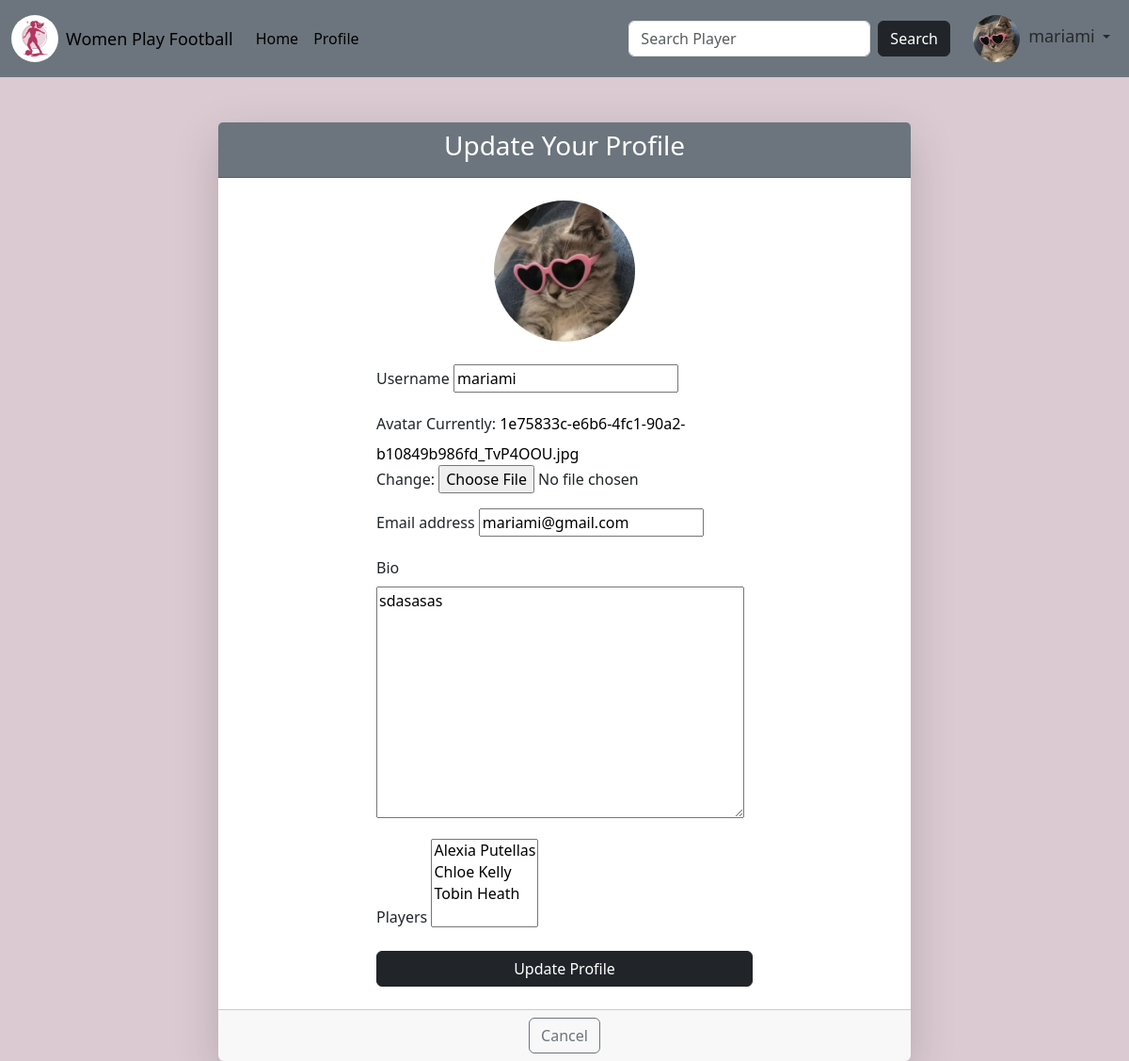
Page /update_user/ (signed in) on the earlier database version.
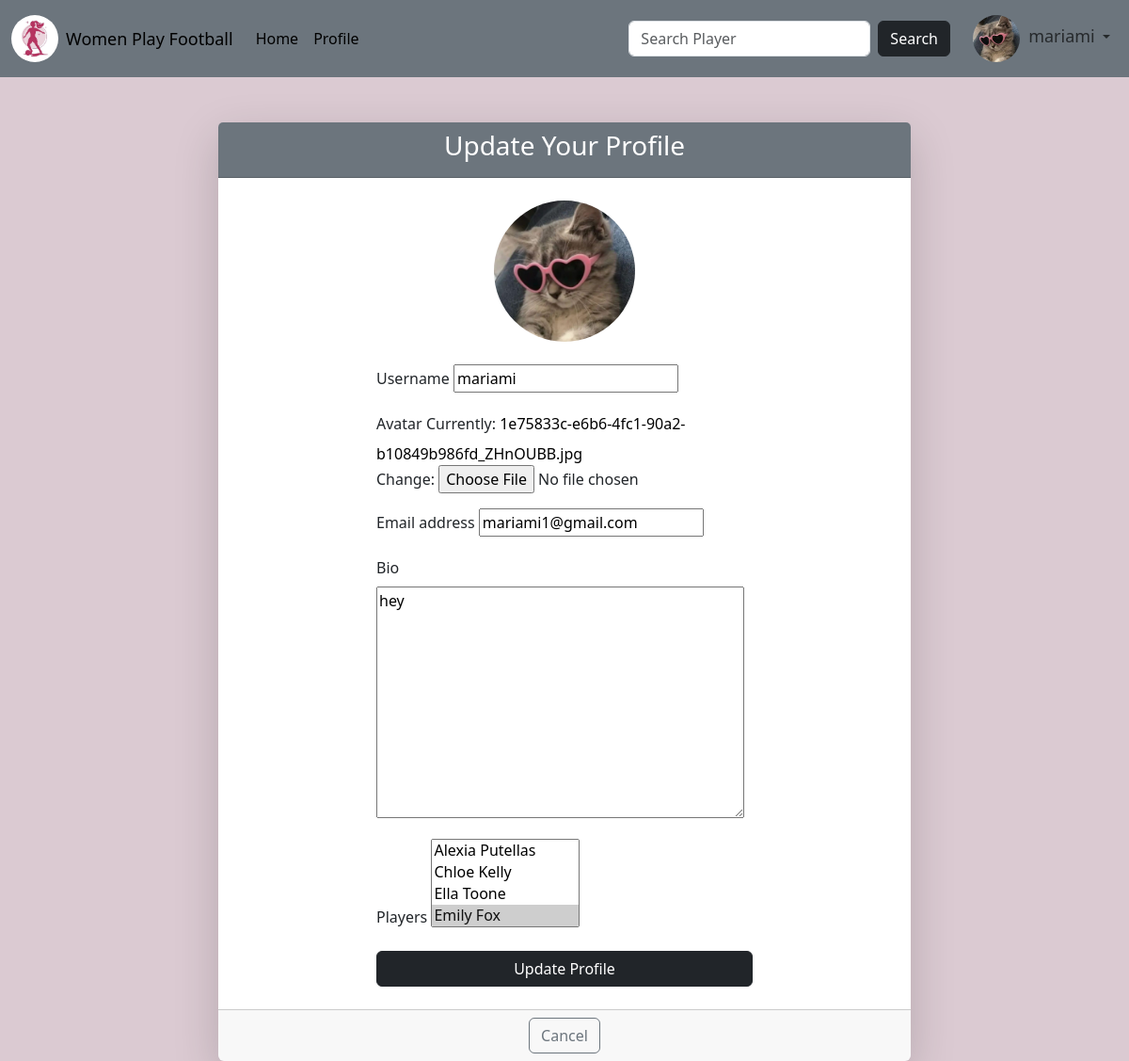
Same page on the later database version.
### base/models.py (models this page shows)
class User(AbstractUser):
        players = models.ManyToManyField(Player, blank=True, related_name="users")
        bio = models.TextField(null=True)
        avatar = models.ImageField(null=True, default='default.jpg')

### base/views.py (the view)
# urls.py: path('update_user/', views.update_user, name='update_user'),
@login_required(login_url='login')
def update_user(request):
    user= request.user
    form= UserForm(instance=user)
    if request.method == 'POST':
        form = UserForm(request.POST, request.FILES, instance=user)
        if form.is_valid():
            form.save()
            return redirect('profile', user.id )
    return render(request, 'base/update_user.html',{'form':form})

### base/forms.py
class UserForm(ModelForm):
    class Meta:
        model = User
        fields = ['username', 'avatar', 'email', 'bio', 'players']

### base/models.py (called while the page is built)
        def __str__(self):
                return f"{self.first_name}  {self.last_name}"

### base/templates/base/update_user.html (shortened to what this page needs)
{% extends 'main.html' %}
{% block content %}
<div class="container mt-5">
    <div class="row justify-content-center">
        <div class="col-md-8">
            <div class="card shadow-lg border-0 rounded-lg">
                <div class="card-header bg-secondary text-white text-center">
                    <h3>Update Your Profile</h3>
                </div>
                <div class="card-body d-flex flex-column align-items-center p-4">
                    <img src="{{ user.avatar.url }}" alt="Current Avatar" class="rounded-circle mb-4" width="150" height="150">
                    <form method="POST" action="" enctype="multipart/form-data" style="width: 100%; max-width: 400px;">
                        {% for field in form %}
                            <div class="form-group mb-3">
                                <label for="{{ field.id_for_label }}" class="form-label">
                                    {{ field.label }}
                                </label>
                                {{ field }}
                            </div>
                        {% endfor %}
                        <div class="d-grid">
                            <button class="btn btn-dark btn-block" type="submit">Update Profile</button>
                        </div>
                    </form>
                </div>
                <div class="card-footer text-center">
                    <a href="{{ request.META.HTTP_REFERER }}" class="btn btn-outline-secondary">Cancel</a>
                </div>
            </div>
        </div>
    </div>
</div>
{% endblock %}

### templates/main.html (shortened to what this page needs)
<!DOCTYPE html>
<html lang="en">
    <head>
           {% load static %}
        <link href="https://cdn.jsdelivr.net/npm/bootstrap@5.3.3/dist/css/bootstrap.min.css" rel="stylesheet">
        <link href="{% static 'styles/styles.css' %}" rel="stylesheet">
    </head>
    <body>
    {% include 'navbar.html' %}
    {% block content %}
    {% endblock %}
    </body>
</html>

### templates/navbar.html (shortened to what this page needs)
{% load static %}
<nav class="navbar navbar-expand-lg bg-secondary">
  <div class="container-fluid">
    <a class="navbar-brand d-flex align-items-center" href="{% url 'home' %}">
      <img src="{% static 'files/Logo.jpg' %}" alt="Logo" width="50" height="50" class="d-inline-block align-text-top" style="border-radius:50%;" >
      <span class="ms-2" style="font-size: 18px;">Women Play Football</span>
    </a>
    <div class="collapse navbar-collapse" id="navbarSupportedContent">
      <ul class="navbar-nav me-auto mb-2 mb-lg-0">
        <li class="nav-item">
          <a class="nav-link active" aria-current="page" href="{% url 'home' %}">Home</a>
        </li>
        {% if request.user.is_authenticated %}
          <li class="nav-item">
            <a class="nav-link active" aria-current="page" href="{% url 'profile' request.user.id %}">Profile</a>
          </li>
        {% endif %}
      </ul>
      <ul class="navbar-nav ms-auto align-items-center">
        <form class="d-flex me-3" role="search" action="">
          <input name="p" class="form-control me-2" type="search" placeholder="Search Player" aria-label="Search">
          <button class="btn btn-dark" type="submit">Search</button>
        </form>
        {% if request.user.is_authenticated %}
          <li class="nav-item dropdown">
            <a class="nav-link dropdown-toggle" href="#" id="navbarDropdown" role="button" data-bs-toggle="dropdown" aria-expanded="false">
              <img src="{{ request.user.avatar.url }}" width="50px" height="50px" style="border-radius:50%; margin-right: 5px;">
              <span style="font-size: 18px;">{{ request.user.username }}</span>
            </a>
          </li>
        {% else %}
          <li class="nav-item">
            <a class="nav-link active" aria-current="page" href="{% url 'login' %}">Log In</a>
          </li>
        {% endif %}
      </ul>
    </div>
  </div>
</nav>

### static/styles/styles.css (style rules this page uses)
body { background-color: #DBCAD2 ; }

Differences in the rows shown:
changed User "mariami": email "mariami@gmail.com" → "mariami1@gmail.com"; bio "sdasasas" → "hey"
Other differences:
form field players: "Alexia Putellas / Chloe Kelly / Tobin Heath" → "Alexia Putellas / Chloe Kelly / Ella Toone / Emily Fox ☑"
text no longer shown: "Currently: 1e75833c-e6b6-4fc1-90a2-b10849b986fd_TvP4OOU.jpg Change:"
text now shown: "Currently: 1e75833c-e6b6-4fc1-90a2-b10849b986fd_ZHnOUBB.jpg Change:"
